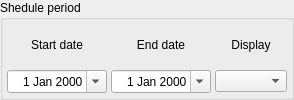
         <widget class="QWidget" name="periodPage">
          <layout class="QGridLayout" name="periodPageLyout">
           <property name="leftMargin">
            <number>0</number>
           </property>
           <property name="topMargin">
            <number>0</number>
           </property>
           <property name="rightMargin">
            <number>0</number>
           </property>
           <property name="bottomMargin">
            <number>0</number>
           </property>
           <property name="spacing">
            <number>4</number>
           </property>
           <item row="0" column="0">
            <widget class="QGroupBox" name="periodGroup">
             <property name="title">
              <string>Shedule period</string>
             </property>
             <layout class="QGridLayout" name="periodLayout">
              <property name="leftMargin">
               <number>4</number>
              </property>
              <property name="topMargin">
               <number>4</number>
              </property>
              <property name="rightMargin">
               <number>4</number>
              </property>
              <property name="bottomMargin">
               <number>4</number>
              </property>
              <property name="spacing">
               <number>4</number>
              </property>
              <item row="1" column="0">
               <widget class="QDateEdit" name="startDateEdit">
                <property name="minimumSize">
                 <size>
                  <width>100</width>
                  <height>0</height>
                 </size>
                </property>
                <property name="alignment">
                 <set>Qt::AlignmentFlag::AlignRight|Qt::AlignmentFlag::AlignTrailing|Qt::AlignmentFlag::AlignVCenter</set>
                </property>
                <property name="maximumDateTime">
                 <datetime>
                  <hour>3</hour>
                  <minute>59</minute>
                  <second>59</second>
                  <year>2100</year>
                  <month>12</month>
                  <day>26</day>
                 </datetime>
                </property>
                <property name="minimumDateTime">
                 <datetime>
                  <hour>4</hour>
                  <minute>0</minute>
                  <second>0</second>
                  <year>1999</year>
                  <month>12</month>
                  <day>26</day>
                 </datetime>
                </property>
                <property name="calendarPopup">
                 <bool>true</bool>
                </property>
               </widget>
              </item>
              <item row="0" column="1">
               <widget class="QLabel" name="endDateLbl">
                <property name="text">
                 <string>End date</string>
                </property>
                <property name="alignment">
                 <set>Qt::AlignmentFlag::AlignCenter</set>
                </property>
               </widget>
              </item>
              <item row="1" column="1">
               <widget class="QDateEdit" name="endDateEdit">
                <property name="minimumSize">
                 <size>
                  <width>100</width>
                  <height>0</height>
                 </size>
                </property>
                <property name="alignment">
                 <set>Qt::AlignmentFlag::AlignRight|Qt::AlignmentFlag::AlignTrailing|Qt::AlignmentFlag::AlignVCenter</set>
                </property>
                <property name="maximumDateTime">
                 <datetime>
                  <hour>3</hour>
                  <minute>59</minute>
                  <second>59</second>
                  <year>2099</year>
                  <month>12</month>
                  <day>27</day>
                 </datetime>
                </property>
                <property name="minimumDateTime">
                 <datetime>
                  <hour>4</hour>
                  <minute>0</minute>
                  <second>0</second>
                  <year>1999</year>
                  <month>12</month>
                  <day>26</day>
                 </datetime>
                </property>
                <property name="calendarPopup">
                 <bool>true</bool>
                </property>
               </widget>
              </item>
              <item row="0" column="0">
               <widget class="QLabel" name="startDateLbl">
                <property name="text">
                 <string>Start date</string>
                </property>
                <property name="alignment">
                 <set>Qt::AlignmentFlag::AlignCenter</set>
                </property>
               </widget>
              </item>
              <item row="0" column="2">
               <widget class="QLabel" name="timeslotLbl">
                <property name="text">
                 <string>Display</string>
                </property>
                <property name="alignment">
                 <set>Qt::AlignmentFlag::AlignCenter</set>
                </property>
               </widget>
              </item>
              <item row="1" column="2">
               <widget class="TComboBox" name="timeslotCombo"/>
              </item>
             </layout>
            </widget>
           </item>
          </layout>
         </widget>
